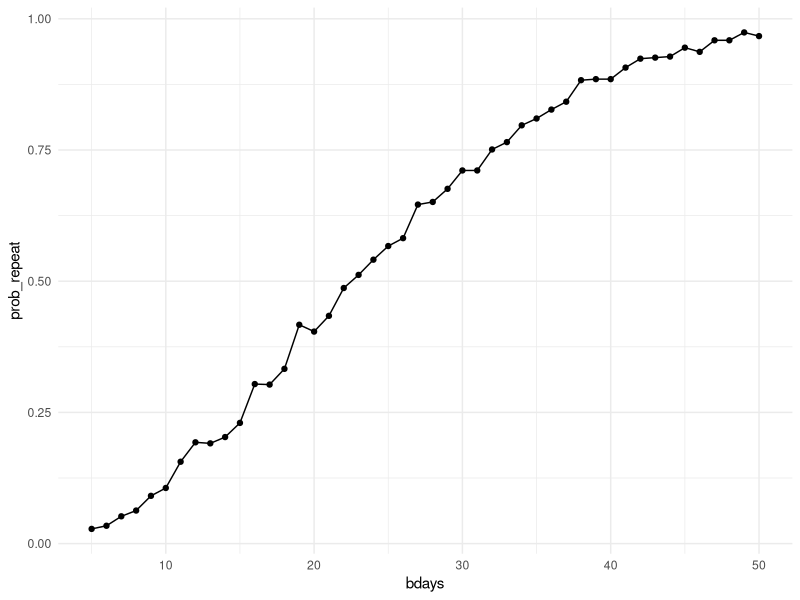

Write R code to recreate this figure.
## ---- chunk 1
library(tidyverse)

#these options were messing up my fig.height 
#knitr::opts_chunk$set(
#  fig.width = 6,
#  fig.asp = .6
#)

knitr::opts_chunk$set(
  out.width = "90%"
)

theme_set(theme_minimal() + theme(legend.position = "bottom"))

options(
  ggplot2.continuous.colour = "viridis",
  ggplot2.continuous.fill = "viridis"
)

scale_colour_discrete = scale_colour_viridis_d
scale_fill_discrete = scale_fill_viridis_d
## ---- chunk 2
#define data generating mechanism
birthdays = sample(1:365, 5, replace = TRUE)

#run the analysis
repeated_bday = length(unique(birthdays)) < 5

#return the result
repeated_bday
## ---- chunk 3
bday_sim = function(n_room) {
  
  birthdays = sample(1:365, n_room, replace = TRUE)

  repeated_bday = length(unique(birthdays)) < n_room

  repeated_bday
}

#bday_sim(20)
## ---- chunk 4
bday_sim_results = 
  expand_grid(
    bdays = 5:50,
    iter = 1:1000
  ) |> 
  mutate(
    result = map_lgl(bdays, bday_sim)
  ) |> 
  group_by (
    bdays
  ) |> 
  summarize(
    prob_repeat = mean(result)
  )
## ---- chunk 5
bday_sim_results |> 
  ggplot(aes(x = bdays, y = prob_repeat)) +
  geom_point() +
  geom_line()
